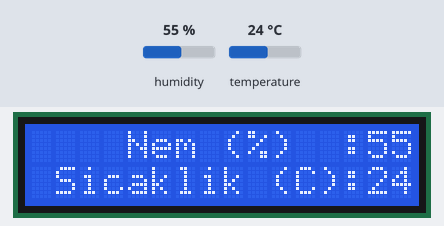
The sketch below on a simulated Arduino Uno, built with avr-gcc and run on an emulated ATmega328P. Parts: 16×2 character LCD. The inputs (shaded band) are chosen by the test bench; at power-on: humidity 55 %, temperature 24 °C.

Above: at 1.2 s.
1.3 s: humidity set to 22 %
At 2.6 s:
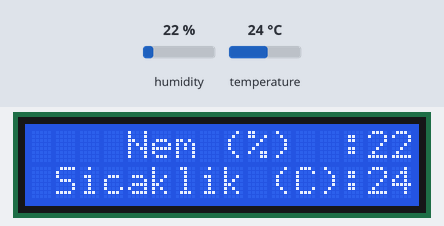
4.0 s: temperature set to 12 °C
At 5.3 s:
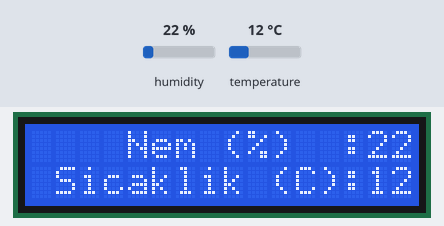
6.7 s: humidity set to 40 %
At 9.4 s:
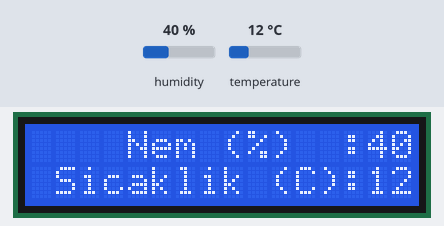
9.7 s: temperature set to 19 °C
At 11.2 s:
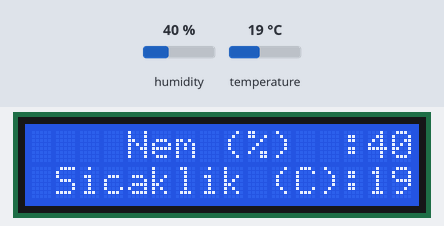
Timing chart, 0 to 12.7 s (numbered marks = the images above; inputs shaded):
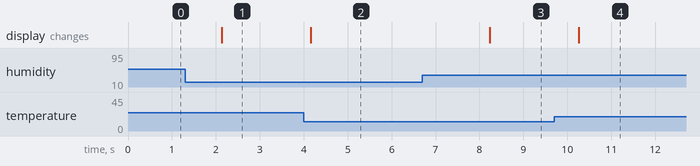

Measured:
- after the input at 1.3 s, the display: changes after 0.83 s (image 1)
- after the input at 4.0 s, the display: changes after 0.16 s (image 2)
- after the input at 6.7 s, the display: changes after 1.5 s (image 3)
- after the input at 9.7 s, the display: changes after 0.56 s (image 4)

The sketch:

dht11.ino
```cpp
#include <dht11.h>
#include <LiquidCrystal.h>
LiquidCrystal lcd(12, 11, 5, 4, 3, 2); // LCD panelin bağlantı pinleri.
dht11 DHT11;

void setup()
{
 lcd.begin(16, 2);
 DHT11.attach(7); //dht 7 in s bacağının bağlantı pini
}

void loop()
{

lcd.setCursor(0, 0);
int chk = DHT11.read();

 lcd.print("    Nem (%)  :");   //Nem yüzdesini ekrana yazdırıyoruz
 lcd.println((float)DHT11.humidity, DEC);
 lcd.setCursor(0, 1);
 lcd.print(" Sicaklik (C):");   //Sıcaklığı santigrad olarak ekrana yazdırıyoruz
 lcd.println((float)DHT11.temperature, DEC);

 delay(2000);
}
```
